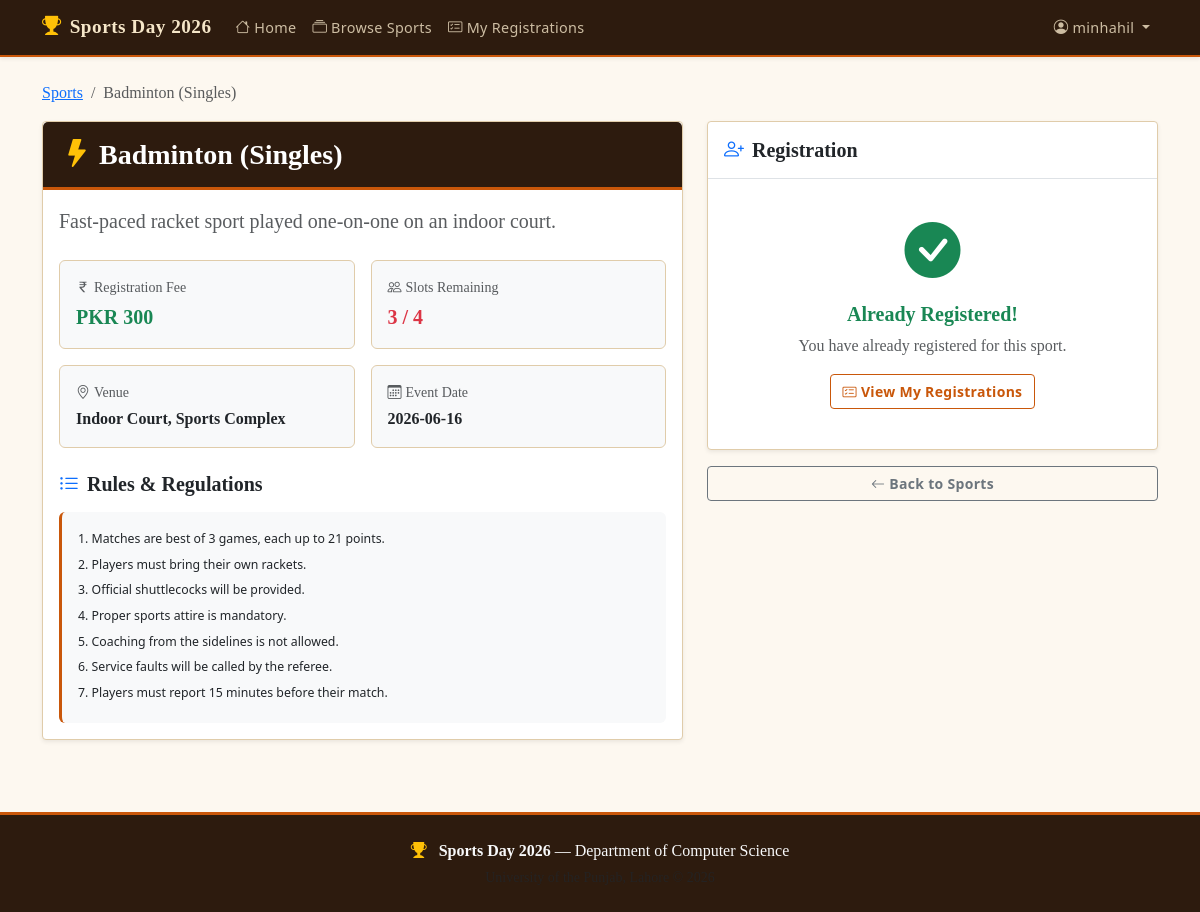
Page /sports/2 (signed in) on the committed database.
### tables this page shows
CREATE TABLE sports (
            id          INTEGER PRIMARY KEY AUTOINCREMENT,
            name        TEXT    NOT NULL UNIQUE,
            description TEXT,
            rules       TEXT,
            fee         REAL    NOT NULL DEFAULT 0,
            max_players INTEGER DEFAULT 20,
            venue       TEXT,
            event_date  TEXT,
            is_active   INTEGER DEFAULT 1,
            created_at  TEXT    NOT NULL
        );

### app.py (the view, shortened to what this page needs)
@app.route('/sports/<int:sport_id>', methods=['GET', 'POST'])
@login_required
def sport_detail(sport_id):
    if session['user_role'] == 'admin':
        return redirect(url_for('admin_sports'))
    db  = get_db()
    uid = session['user_id']
    sport = db.execute(
        '''SELECT s.*,
                  (s.max_players - COUNT(r.id)) AS slots_remaining
           FROM sports s
           LEFT JOIN registrations r ON s.id = r.sport_id
           WHERE s.id = ?
           GROUP BY s.id''',
        (sport_id,)
    ).fetchone()
    if not sport:
        flash('Sport not found.', 'danger')
        return redirect(url_for('sports_list'))
    already = db.execute(
        'SELECT id FROM registrations WHERE user_id = ? AND sport_id = ?',
        (uid, sport_id)
    ).fetchone()
    return render_template('student/sport_detail.html', sport=sport, already=already)

### app.py (called while the page is built)
def login_required(f):
    @wraps(f)
    def decorated(*args, **kwargs):
        if 'user_id' not in session:
            flash('Please log in to access this page.', 'warning')
            return redirect(url_for('login'))
        return f(*args, **kwargs)
    return decorated

### database.py (called while the page is built)
def get_db():
    if 'db' not in g:
        g.db = sqlite3.connect(DATABASE)
        g.db.row_factory = sqlite3.Row
        g.db.execute("PRAGMA foreign_keys = ON")
    return g.db

### templates/student/sport_detail.html (shortened to what this page needs)
{% extends 'base.html' %}
{% block content %}
<div class="container">
    <nav aria-label="breadcrumb" class="mb-3">
        <ol class="breadcrumb">
            <li class="breadcrumb-item"><a href="{{ url_for('sports_list') }}">Sports</a></li>
            <li class="breadcrumb-item active">{{ sport.name }}</li>
        </ol>
    </nav>
    <div class="row g-4">
        <div class="col-lg-7">
            <div class="card border-0 shadow-sm h-100">
                <div class="card-header sport-card-header py-3">
                    <h3 class="mb-0 fw-bold text-white">
                        <i class="bi bi-lightning-fill text-warning me-2"></i>{{ sport.name }}
                    </h3>
                </div>
                <div class="card-body">
                    {% if sport.description %}
                    <p class="lead text-muted mb-4">{{ sport.description }}</p>
                    {% endif %}
                    <div class="row g-3 mb-4">
                        <div class="col-6">
                            <div class="info-box p-3 rounded bg-light">
                                <div class="small text-muted mb-1"><i class="bi bi-currency-rupee me-1"></i>Registration Fee</div>
                                <div class="fw-bold fs-5 text-success">PKR {{ sport.fee|int }}</div>
                            </div>
                        </div>
                        <div class="col-6">
                            <div class="info-box p-3 rounded bg-light">
                                <div class="small text-muted mb-1"><i class="bi bi-people me-1"></i>Slots Remaining</div>
                                <div class="fw-bold fs-5 {% if sport.slots_remaining <= 5 %}text-danger{% else %}text-primary{% endif %}">
                                    {{ sport.slots_remaining }} / {{ sport.max_players }}
                                </div>
                            </div>
                        </div>
                        <div class="col-6">
                            <div class="info-box p-3 rounded bg-light">
                                <div class="small text-muted mb-1"><i class="bi bi-geo-alt me-1"></i>Venue</div>
                                <div class="fw-semibold">{{ sport.venue or 'TBA' }}</div>
                            </div>
                        </div>
                        <div class="col-6">
                            <div class="info-box p-3 rounded bg-light">
                                <div class="small text-muted mb-1"><i class="bi bi-calendar3 me-1"></i>Event Date</div>
                                <div class="fw-semibold">{{ sport.event_date or 'TBA' }}</div>
                            </div>
                        </div>
                    </div>
                    {% if sport.rules %}
                    <div class="rules-section">
                        <h5 class="fw-bold mb-3"><i class="bi bi-list-ul me-2 text-primary"></i>Rules & Regulations</h5>
                        <div class="rules-text bg-light rounded p-3">
                            {% for line in sport.rules.splitlines() %}
                            {% if line.strip() %}
                            <p class="mb-1 small">{{ line }}</p>
                            {% endif %}
                            {% endfor %}
                        </div>
                    </div>
                    {% endif %}
                </div>
            </div>
        </div>
        <div class="col-lg-5">
            <div class="card border-0 shadow-sm">
                <div class="card-header bg-white border-bottom py-3">
                    <h5 class="mb-0 fw-bold"><i class="bi bi-person-plus me-2 text-primary"></i>Registration</h5>
                </div>
                <div class="card-body">
                    {% if already %}
                    <div class="text-center py-4">
                        <i class="bi bi-check-circle-fill display-4 text-success"></i>
                        <h5 class="mt-3 fw-bold text-success">Already Registered!</h5>
                        <p class="text-muted">You have already registered for this sport.</p>
                        <a href="{{ url_for('my_registrations') }}" class="btn btn-outline-primary">
                            <i class="bi bi-card-checklist me-1"></i>View My Registrations
                        </a>
                    </div>
                    {% elif sport.slots_remaining <= 0 %}
                    <div class="text-center py-4">
                        <i class="bi bi-x-circle-fill display-4 text-danger"></i>
                        <h5 class="mt-3 fw-bold text-danger">Sport Full</h5>
                        <p class="text-muted">No slots remaining for this sport.</p>
                    </div>
                    {% endif %}
                </div>
            </div>
            <a href="{{ url_for('sports_list') }}" class="btn btn-outline-secondary w-100 mt-3">
                <i class="bi bi-arrow-left me-1"></i>Back to Sports
            </a>
        </div>
    </div>
</div>
{% endblock %}

### static/css/style.css (style rules this page uses)
:root { --primary: #2d1b0e; --accent: #c9570a; --secondary: #3d5c3a; --sand: #f5e6c8; --light: #fdf8f0; --muted: #8a7560; --border: #e0ccaa; }
body { font-family: 'Georgia', 'Times New Roman', serif; background-color: var(--light); color: #3a2e22; min-height: 100vh; display: flex; flex-direction: column; }
.card { border-radius: 4px; border: 1px solid var(--border) !important; background-color: #fff; transition: transform 0.15s ease, box-shadow 0.15s ease; }
.sport-card-header { background-color: var(--primary); border-bottom: 3px solid var(--accent); padding: 1rem 1.25rem; color: var(--sand); }
.rules-text { font-size: 0.88rem; line-height: 1.75; border-left: 3px solid var(--accent); font-family: 'Segoe UI', system-ui, sans-serif; }
.info-box { border: 1px solid var(--border); border-radius: 4px; transition: border-color 0.2s, background-color 0.2s; }
.btn { border-radius: 4px; font-weight: 600; font-family: 'Segoe UI', system-ui, sans-serif; font-size: 0.875rem; letter-spacing: 0.3px; transition: all 0.18s; }
.btn-outline-primary { color: var(--accent); border-color: var(--accent); }

### rows in the picture
sports: name "Badminton (Singles)", description "Fast-paced racket sport played one-on-one on an indoor court.", fee "300", max_players "4", venue "Indoor Court, Sports Complex", event_date "2026-06-16"

### other values in the picture
{{ session['user_name'] }} "minhahil"
{{ sport.slots_remaining }} "3"
{{ line }} "1. Matches are best of 3 games, each up to 21 points." "2. Players must bring their own rackets." "3. Official shuttlecocks will be provided." "4. Proper sports attire is mandatory." "5. Coaching from the sidelines is not allowed." "6. Service faults will be called by the referee." "7. Players must report 15 minutes before their match."
